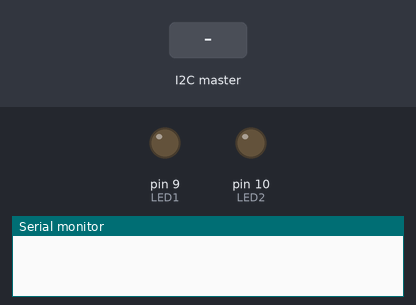
Recording of a sketch running on a simulated Arduino Uno, built with avr-gcc and run on an emulated ATmega328P. On the bench: output pins drawn as LEDs (lit = HIGH), the last lines printed to the serial monitor. The inputs (shaded band) are chosen by the test bench.

Above: at 1.2 s.
1.3 s: the I2C master sends the byte 1
At 1.7 s:
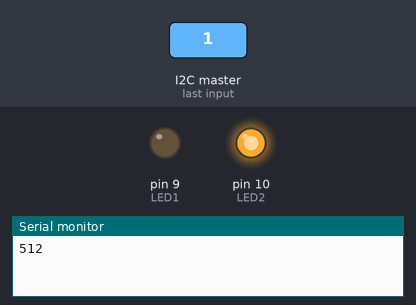
Timing chart, 0 to 4.3 s (numbered marks = the images above; inputs shaded):
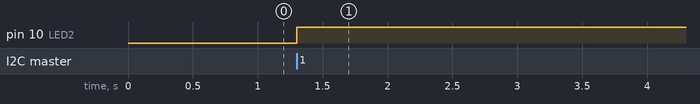

The sketch:

UnoInterface.ino
```cpp
#include <Wire.h>

// LED output pins
const int LED1 = 9;
const int LED2 = 10;

// LED intensities
int intensity1 = 0;
int intensity2 = 0;

void setup() {
  pinMode(LED1, OUTPUT);
  pinMode(LED2, OUTPUT);

  Serial.begin(115200);

  Wire.begin(1);
  Wire.onReceive(receiveEvent);
}

void loop() {
  delay(1);
}

void receiveEvent(int howMany) {
  byte note = Wire.read();
  byte velocity = Wire.read();
  byte noteOn = Wire.read();

  if (note == 60) {
    intensity1 = map(velocity, 0, 127, 0, 255);
    Serial.println(intensity1);
    analogWrite(LED1, intensity1);
  }
  else {
    intensity2 = map(velocity, 0, 127, 0, 255);
    Serial.println(intensity2);
    analogWrite(LED2, intensity2);
  }
}
```

Measured:
- after the input at 1.3 s, pin 10 (LED2): LOW → HIGH at once
